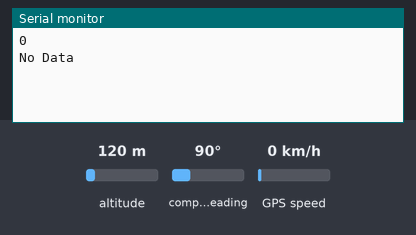
The sketch below on a simulated ESP32. On the bench: the last lines printed to the serial monitor. The test bench sets the inputs (shaded band); at power-on: altitude 120 m, GPS speed 0 km/h, compass heading 90°. The GPS gets a fix after 3 s at 37.7749, -122.4194 with 8 satellites.

Above: at 1.2 s.
1.3 s: altitude set to 20 m
At 4.5 s:
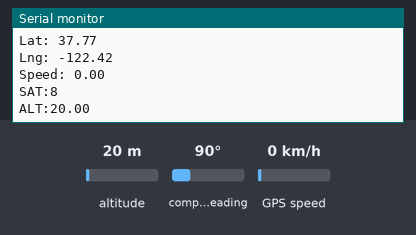
5.4 s: GPS speed set to 2 km/h
6.9 s: compass heading set to 7°
At 7.8 s:
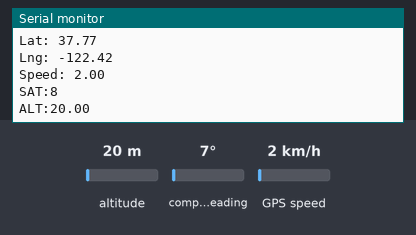

Measured:
- after the input at 1.3 s, the serial monitor: prints a new line after 2.7 s (image 1)

The sketch:

490_GPS.ino
```cpp
#include <Wire.h>
#include <TinyGPS++.h>

//On ESP32: GPIO-21(SDA), GPIO-22(SCL)
#define OLED_RESET -1 //Reset pin # (or -1 if sharing Arduino reset pin)

#define RXD2 16
#define TXD2 17
HardwareSerial neogps(1);

TinyGPSPlus gps;

void setup() {
  Serial.begin(115200);
  //Begin serial communication Arduino IDE (Serial Monitor)

  //Begin serial communication Neo6mGPS
  neogps.begin(9600, SERIAL_8N1, RXD2, TXD2);
}

void loop() {

  boolean newData = false;
  for (unsigned long start = millis(); millis() - start < 1000;)
  {
    while (neogps.available())
    {
      if (gps.encode(neogps.read()))
      {
        newData = true;
      }
    }
  }

  //If newData is true
  if(newData == true)
  {
    newData = false;
    Serial.println(gps.satellites.value());
    print_speed();
  }
  else
  {
    Serial.println("No Data");
  }
}

void print_speed()
{
  if (gps.location.isValid() == 1)
  {
   //String gps_speed = String(gps.speed.kmph());

    Serial.print("Lat: ");
    Serial.println(gps.location.lat());

    Serial.print("Lng: ");
    Serial.println(gps.location.lng());


    Serial.print("Speed: ");

    Serial.println(gps.speed.kmph());

    Serial.print("SAT:");
    Serial.println(gps.satellites.value());

    Serial.print("ALT:");
    Serial.println(gps.altitude.meters());

  }
  else
  {
    Serial.println("No Data");
  }
}
```
